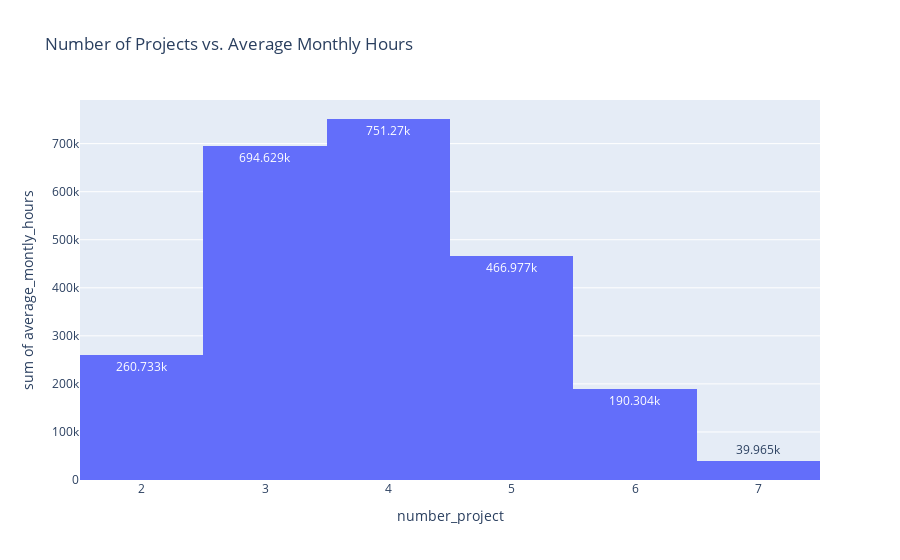

Notebook code for this chart:
### Markdown cell above
#### Q2: Do employees who contribute to more projects tend to work more hours per month? Do they tend to leave the company more?

### Code cell
# Visualize the relationship between number of projects and hours per month
fig = px.histogram(df, x="number_project", y="average_montly_hours", text_auto= True,
                   title="Number of Projects vs. Average Monthly Hours")
fig.show()

### Figure 1 — Plotly figure (JSON) as saved in the notebook; plotly's stock layout.template omitted (floating-point values rounded to 4 significant figures; data arrays with more than 128 entries replaced by an {"elided": "..."} marker saying what was removed)
{"data": [{"alignmentgroup": "True", "bingroup": "x", "histfunc": "sum", "hovertemplate": "number_project=%{x}<br>sum of average_montly_hours=%{y}<extra></extra>", "legendgroup": "", "marker": {"color": "#636efa", "pattern": {"shape": ""}}, "name": "", "offsetgroup": "", "orientation": "v", "showlegend": false, "texttemplate": "%{value}", "type": "histogram", "x": {"elided": "11991 int values"}, "xaxis": "x", "y": {"elided": "11991 int values"}, "yaxis": "y"}], "layout": {"barmode": "relative", "legend": {"tracegroupgap": 0}, "title": {"text": "Number of Projects vs. Average Monthly Hours"}, "xaxis": {"anchor": "y", "domain": [0, 1], "title": {"text": "number_project"}}, "yaxis": {"anchor": "x", "domain": [0, 1], "title": {"text": "sum of average_montly_hours"}}}}
